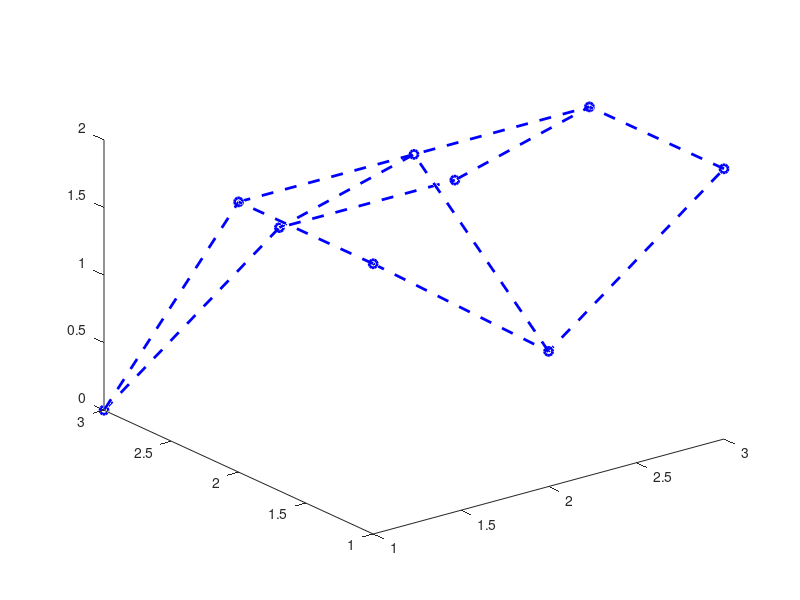

This figure's MATLAB source: (Note: this script raises an error after producing the figure.)
clear; close all;
k_u = 3; k_v = 3;
b_x = [1 2 3; 1 2 3; 1 2 3];
b_y = [1 1 1; 2 2 2; 3 3 3];
b_z = [2 1 2; 2 2 2; 0 1 1];
plot3(b_x, b_y, b_z, 'bo--', 'linewidth', 2); hold on;
plot3(b_x', b_y', b_z', 'b--', 'linewidth', 2);
knots_u = [zeros(1, k_u), ones(1, k_u)];
knots_v = [zeros(1, k_v), ones(1, k_v)];
tab = 0:0.05:1;
B_u = spcol(knots_u, k_u, tab);
B_v = spcol(knots_v, k_v, tab);
X_x = B_u*b_x*B_v.';
X_y = B_u*b_y*B_v.';
X_z = B_u*b_z*B_v.';
surf(X_x, X_y, X_z, 'FaceAlpha', 0.8); shading flat;
s.EdgeColor = 'none';
hold on;
plot3(X_x(1, 1), X_y(1,1), X_z(1,1), 'k.', 'MarkerSize', 20);
plot3(X_x(end, end), X_y(end, end), X_z(end, end), 'k.', 'MarkerSize', 20);
plot3(X_x(end, 1), X_y(end,1), X_z(end,1), 'k.', 'MarkerSize', 20);
plot3(X_x(1, end), X_y(1,end), X_z(1,end), 'k.', 'MarkerSize', 20);

%transformation

% theta = pi/2;
% A = [cos(theta) -sin(theta) 0 ; sin(theta) cos(theta) 0; 0 0 1];
% new_points = A*[b_x ;b_y; b_z]'+1;
% X_x2 = B_u*(new_points(1:3, 1:3)')'*B_v.';
% X_y2 = B_u*(new_points(1:3, 4:6)')'*B_v.';
% X_z2 = B_u*(new_points(1:3, 7:9)')'*B_v.';
% surf(X_x2, X_y2, X_z2, 'FaceAlpha', 0.8); shading flat;
% s.EdgeColor = 'none';
% hold on;
% 


%border curves
% plot3(X_x(:, end), X_y(:,end), X_z(:,end), 'k-', 'linewidth', 4);
% plot3(X_x(:, 1), X_y(:,1), X_z(:,1), 'k-', 'linewidth', 4);
% plot3(X_x(1, :), X_y(1,:), X_z(1,:), 'k-', 'linewidth', 4);
% plot3(X_x(end, :), X_y(end,:), X_z(end,:), 'k-', 'linewidth', 4);


%border curves2
u = 0:0.001:1;
x_p = b_x(1,:);y_p = b_y(1,:);z_p = b_z(1,:);
p_x = zeros(1, length(u));
p_y = zeros(1, length(u));
p_z = zeros(1, length(u));
for i = 1:length(u)
    [t_x, t_y, t_z] = de_casteljau(k_u, x_p, y_p, z_p, u(i));
    p_x(i) = t_x(k_u, k_u); 
    p_y(i) = t_y(k_u, k_u);
    p_z(i) = t_z(k_u, k_u);
end
plot3(p_x, p_y,p_z,'linewidth',5); hold on;


x_p = b_x(end,:);y_p = b_y(end,:);z_p = b_z(end,:);
for i = 1:length(u)
    [t_x, t_y, t_z] = de_casteljau(k_u, x_p, y_p, z_p, u(i));
    p_x(i) = t_x(k_u, k_u); 
    p_y(i) = t_y(k_u, k_u);
    p_z(i) = t_z(k_u, k_u);
end
plot3(x_p, y_p,z_p,'-O'); hold on;
plot3(p_x, p_y,p_z,'linewidth',5); hold on;


x_p = b_x(:,1);y_p = b_y(:,1);z_p = b_z(:,1);
for i = 1:length(u)
    [t_x, t_y, t_z] = de_casteljau(k_u, x_p, y_p, z_p, u(i));
    p_x(i) = t_x(k_u, k_u); 
    p_y(i) = t_y(k_u, k_u);
    p_z(i) = t_z(k_u, k_u);
end
plot3(x_p, y_p,z_p,'-O'); hold on;
plot3(p_x, p_y,p_z,'linewidth',5); hold on;

x_p = b_x(:,end);y_p = b_y(:,end);z_p = b_z(:,end);
for i = 1:length(u)
    [t_x, t_y, t_z] = de_casteljau(k_u, x_p, y_p, z_p, u(i));
    p_x(i) = t_x(k_u, k_u); 
    p_y(i) = t_y(k_u, k_u);
    p_z(i) = t_z(k_u, k_u);
end
plot3(x_p, y_p,z_p,'-O'); hold on;
plot3(p_x, p_y,p_z,'linewidth',5); hold on;




function [Q_x,Q_y, Q_z] = de_casteljau(k, x_p, y_p, z_p, u)
    Q_x = zeros(k, k);
    Q_y = zeros(k, k);
    Q_z = zeros(k, k);
    Q_x(:,1) = x_p;
    Q_y(:,1) = y_p;
    Q_z(:,1) = z_p;
    for i = 2:k
        for j = i:k
            Q_x(j,i) = (1-u)*Q_x(j-1, i-1)+u*Q_x(j, i-1);
            Q_y(j,i) = (1-u)*Q_y(j-1, i-1)+u*Q_y(j, i-1);
            Q_z(j,i) = (1-u)*Q_z(j-1, i-1)+u*Q_z(j, i-1);
        end
    end
end